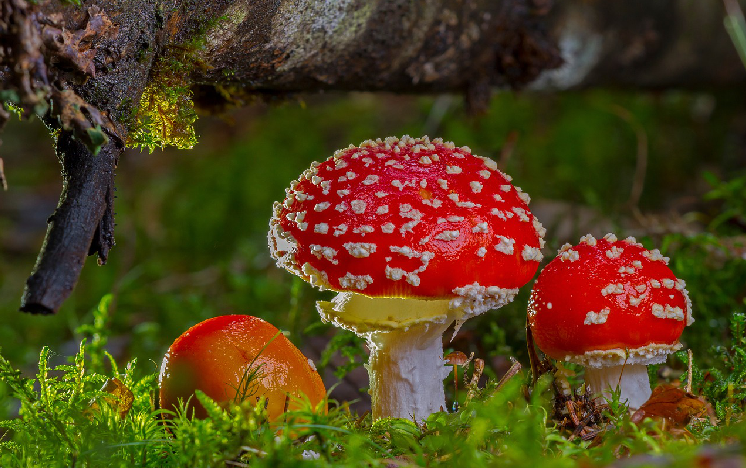
#> input picture assignments/assignment2/code/img4.png, 746 x 468 px
$ python q4-lab.py
#> lines starting #> are read from the running program, lines starting #| are printed output that depends on the picture
#> further down, img is the input picture: shape (468, 746, 3); mean B, G, R 27.3, 63.5, 82
#> `img = cv2.cvtColor(img, cv2.COLOR_BGR2LAB)`: img: shape (468, 746, 3); mean of channels 0, 1, 2 75.2, 130, 152.4
import numpy as np
import cv2
from matplotlib import pyplot as plt

def plot_histogram(bins, values, channel_name, color):
    fig = plt.figure()
    plt.ylabel('frequency')
    plt.xlabel('bin')
    plt.xlim([0, 256])
    plt.title("{} channel histogram".format(channel_name))
    plt.bar(bins, values, color=color)
    plt.show()

def get_lab_histogram(img):
    l_channel,a_channel,b_channel = cv2.split(img)
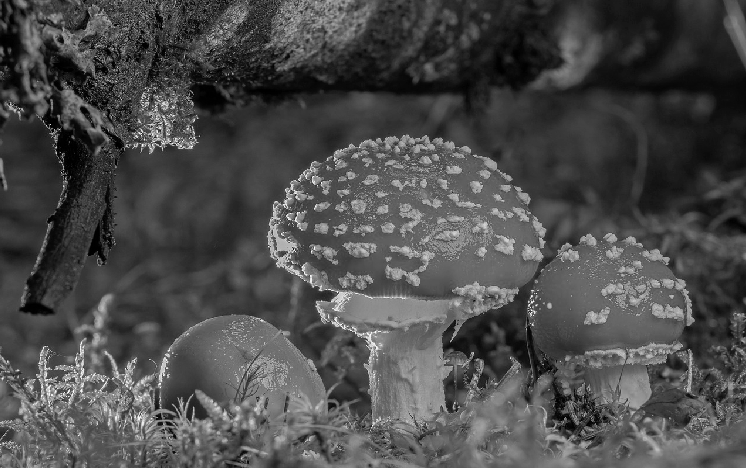
#> l_channel: shape (468, 746); min 0, max 255, mean 75.2
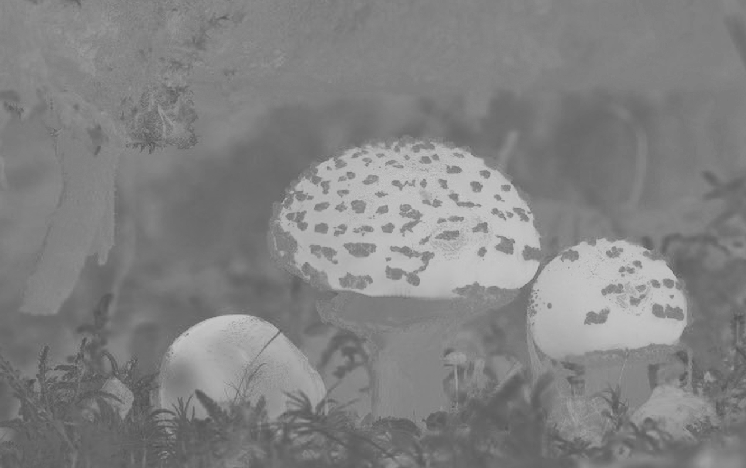
#> a_channel: shape (468, 746); min 77, max 204, mean 130
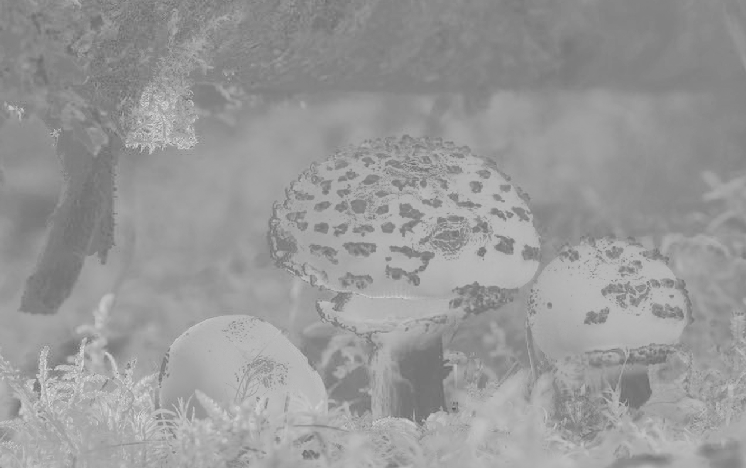
#> b_channel: shape (468, 746); min 87, max 222, mean 152.4
    hist = cv2.calcHist([l_channel], [0], None, [256], [0, 256])
#> hist = 256 values, max 6516 at index 54, min 0 at index 4, mean 1363.8

    bins = np.arange(0,256,1)
    histvals = []
    for histval in hist:
        histvals += [int(histval[0])]
#> this loop made 256 passes
#> histval on passes 12 to 14: [1442], [1779], [0]
#> after the loop, histvals has the same summary as hist
    plot_histogram(bins, histvals, 'L', None)
#> in plot_histogram, `plt.show()`:
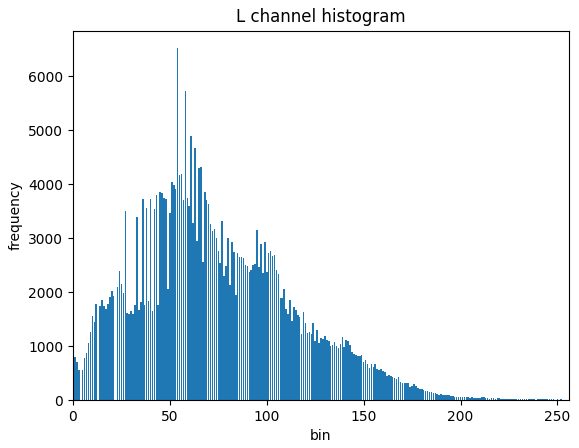
#> figure drawn by matplotlib, 1 panel; tallest bar 6516 high, from x = 53.6 to 54.4

def apply_histogram_equalization_lab(img, clahe: bool):
#> called with clahe = True
    L, A, B = cv2.split(img)
    if clahe:
        clahe = cv2.createCLAHE(clipLimit =2.0, tileGridSize=(8,8))
        Le = clahe.apply(L)
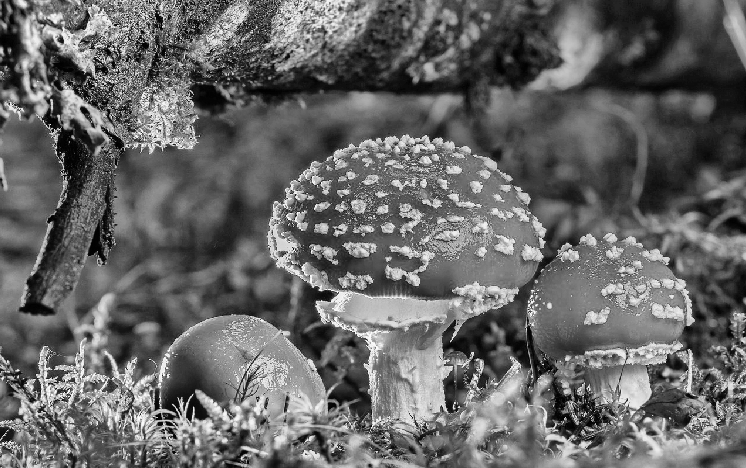
#> Le: shape (468, 746); min 0, max 255, mean 102.4
    else:
        Le = cv2.equalizeHist(L)
    img = cv2.merge((Le, A, B))
#> img: shape (468, 746, 3); mean of channels 0, 1, 2 102.4, 130, 152.4
    return img

USE_CLAHE = True
# import image
img = cv2.imread('img4.png')
img = cv2.cvtColor(img, cv2.COLOR_BGR2LAB)

# show histogram of l channel
get_lab_histogram(img)
# apply histogram equalization on l channel
img = apply_histogram_equalization_lab(img, USE_CLAHE)
# show histogram of l channel
get_lab_histogram(img)
#> the loop in get_lab_histogram (call 2), `for histval in hist:` made 256 passes
#> histval on passes 13 to 15: [931], [997], [1171]
#> call 2 of plot_histogram, with bins = array of shape (256,), channel_name = 'L'
#> in plot_histogram (call 2), `plt.show()`:
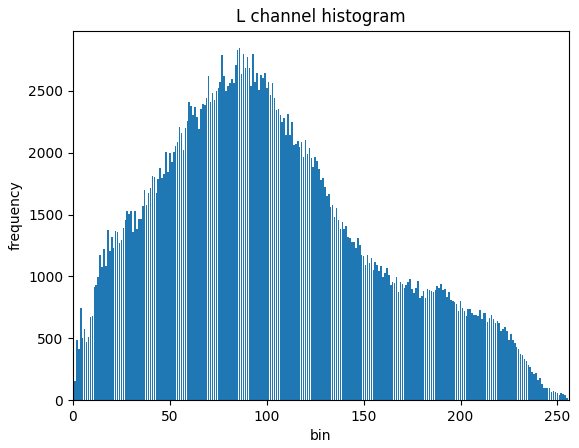
#> figure drawn by matplotlib, 1 panel; tallest bar 2845 high, from x = 85.6 to 86.4
img = cv2.cvtColor(img, cv2.COLOR_LAB2BGR)
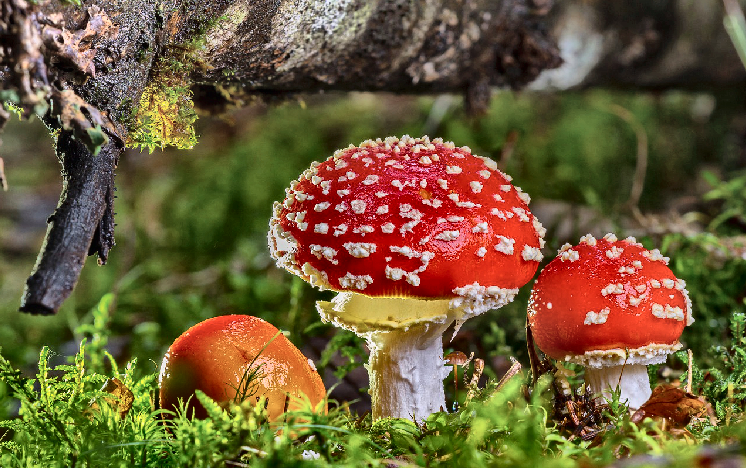
#> img: shape (468, 746, 3); mean B, G, R 55.2, 91.2, 109.4

img_name = "img4_lab_he"
if USE_CLAHE:
    img_name += "CLAHE"
img_name += ".png"

#save img
cv2.imwrite(img_name, img)
